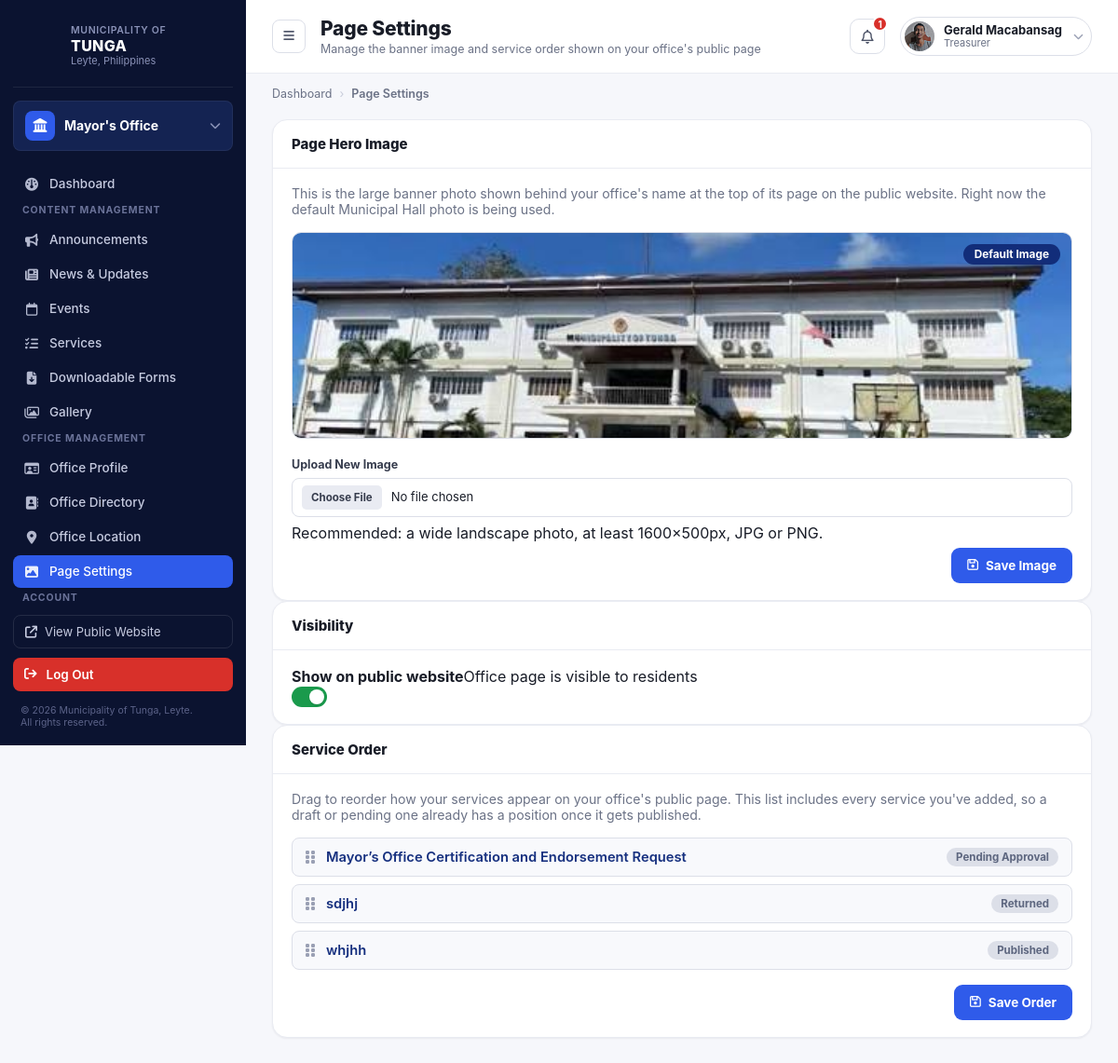
The app's page /office-dashboard/office-page-settings (signed in), older data.
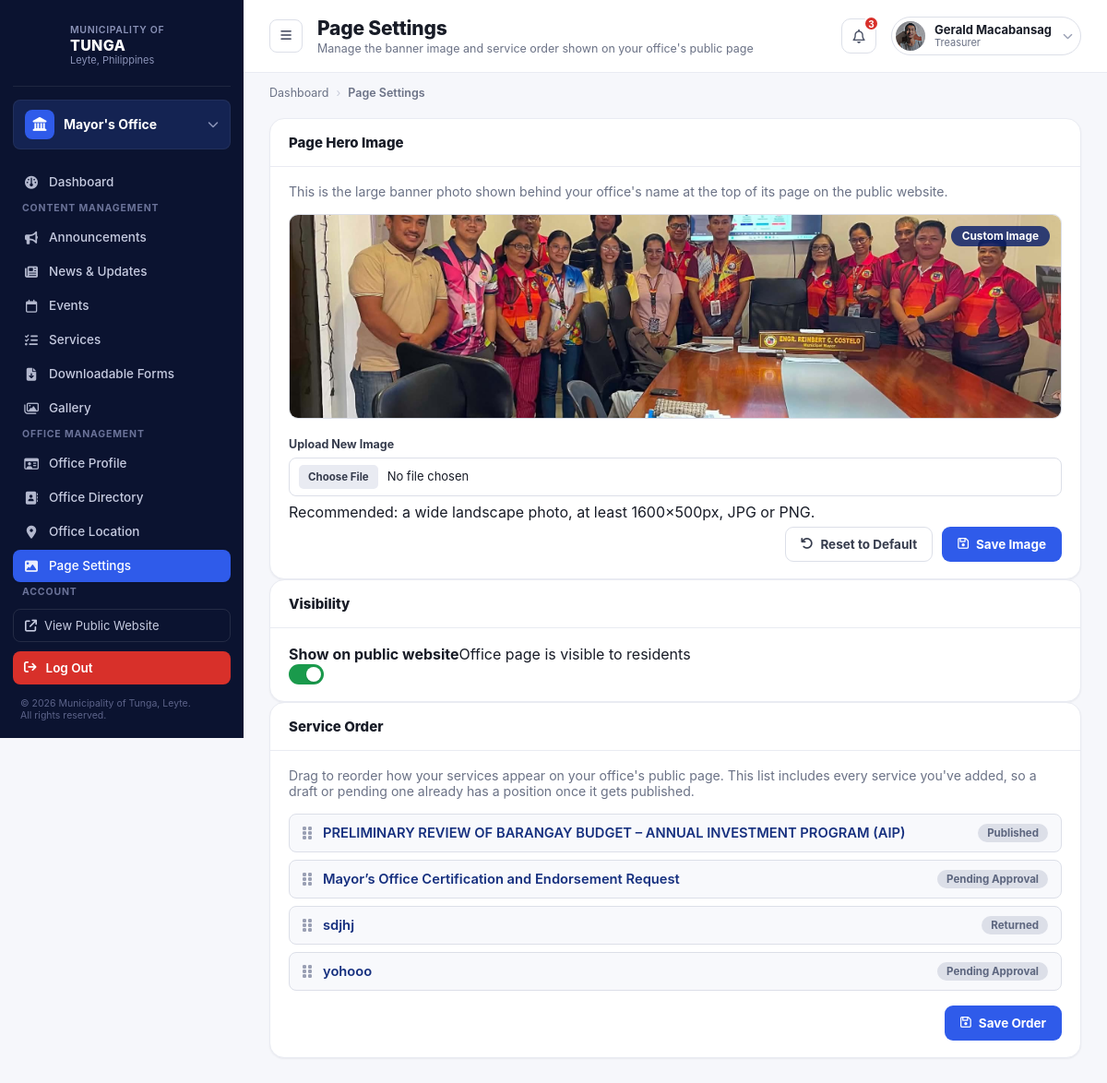
The same page, newer data.
### office_dashboard/models.py (models this page shows, shortened)
class OfficeRepresentative(models.Model):
    user = models.OneToOneField(User, on_delete=models.CASCADE, related_name="office_rep")
    office = models.OneToOneField(Office, on_delete=models.CASCADE, related_name="representative")
    position = models.CharField(max_length=100, blank=True)
    mobile_number = models.CharField(max_length=20, blank=True)
    photo = models.ImageField(upload_to="rep_photos/", blank=True, null=True)   # ADD THIS LINE
    @property
    def unread_notifications_count(self):
        return self.notifications.filter(is_read=False).count()
    @property
    def recent_notifications(self):
        return self.notifications.order_by('-created_at')[:5]

class Service(models.Model):
    STATUS_CHOICES = [
        ("pending", "Pending Approval"),
        ("published", "Published"),
        ("reject", "Reject"),
        ("returned", "Returned"),
        ("archive", "Archived"),
    ]
    CATEGORY_CHOICES = [
        ("permits", "Permits & Licensing"),
        ("certificates", "Certificates & Documents"),
        ("registration", "Registration"),
        ("assistance", "Public Assistance"),
        ("complaints", "Complaints & Inquiries"),
        ("appointments", "Appointments"),
        ("financial", "Financial Services"),
        ("other", "Other"),
    ]
    ICON_CHOICES = [
        ("fa-solid fa-file-signature", "Document / Signature"),
        ("fa-solid fa-id-card", "ID Card"),
        ("fa-solid fa-hands-holding-circle", "Public Assistance"),
        ("fa-solid fa-comments", "Complaints / Inquiries"),
        ("fa-solid fa-star", "Special Requests"),
        ("fa-solid fa-bullhorn", "Proclamations / Announcements"),
        ("fa-regular fa-calendar-check", "Appointments"),
        ("fa-solid fa-briefcase", "Business / Permits"),
        ("fa-solid fa-house", "Housing / Residency"),
        ("fa-solid fa-heart-pulse", "Health Services"),
        ("fa-solid fa-graduation-cap", "Education / Scholarship"),
        ("fa-solid fa-tree", "Environment / Agriculture"),
        ("fa-solid fa-shield-halved", "Peace & Order"),
        ("fa-solid fa-money-check-dollar", "Financial / Treasury"),
        ("fa-solid fa-gavel", "Legal Services"),
    ]
    SERVICE_SCOPE_CHOICES = [
        ("internal", "Internal"),
        ("external", "External"),
    ]
    office = models.ForeignKey(Office, on_delete=models.CASCADE, related_name="services")
    name = models.CharField(max_length=150)
    description = models.TextField(blank=True)
    category = models.CharField(max_length=20, choices=CATEGORY_CHOICES, default="other")
    icon = models.CharField(max_length=60, choices=ICON_CHOICES, default="fa-solid fa-file-signature")
    status = models.CharField(max_length=20, choices=STATUS_CHOICES, default="pending")
    order = models.PositiveIntegerField(
        default=0,
        help_text="Display order on the office's public page. Lower numbers show first.",
    )
    admin_note = models.TextField(blank=True)
    reminders = models.TextField(blank=True)  # one reminder per line
    availability = models.CharField(max_length=150, blank=True)  # e.g. "Monday - Friday, 8:00 AM - 5:00 PM"
    processing_time = models.CharField(max_length=100, blank=True)  # e.g. "3-5 business days"
    division = models.CharField(max_length=150, blank=True)  # office or division that handles this service
    classification = models.CharField(max_length=50, blank=True)  # e.g. "Simple" or "Complex"
    transaction_type = models.CharField(max_length=50, blank=True)  # comma-separated: G2G, G2B, G2C
    who_may_avail = models.CharField(max_length=255, blank=True)
    service_scope = models.CharField(max_length=10, choices=SERVICE_SCOPE_CHOICES, blank=True)  # "internal", "external", or blank for none
    legal_basis = models.TextField(blank=True)  # Legal Basis (if applicable)
    schedule_of_service = models.CharField(max_length=255, blank=True)  # Schedule of Service (if applicable)
    published_at = models.DateTimeField(auto_now_add=True)
    TRANSACTION_TYPE_LABELS = {
        "G2G": "G2G – Government to Government",
        "G2B": "G2B – Government to Business",
        "G2C": "G2C – Government to Citizen",
    }
    class Meta:
        ordering = ["name"]

### offices/models.py (models this page shows, shortened)
class Office(models.Model):
    name = models.CharField(max_length=100)
    slug = models.SlugField(unique=True, max_length=150)
    logo = models.ImageField(upload_to="office_logos/", blank=True, null=True)
    about = models.TextField(blank=True)
    description = models.TextField(blank=True)
    head_name = models.CharField(max_length=255, blank=True)
    position_title = models.CharField(max_length=255, blank=True)
    office_hours = models.CharField(max_length=255, blank=True)
    location = models.CharField(max_length=255, blank=True)
    email = models.EmailField(blank=True)
    telephone = models.CharField(max_length=100, blank=True)
    service_pledge = models.TextField(blank=True)
    mandate = models.TextField(blank=True)
    vision = models.TextField(blank=True)
    mission = models.TextField(blank=True)
    goal = models.TextField(blank=True)
    objective = models.TextField(blank=True)
    hero_image = models.ImageField(
        upload_to="office_hero/",
        blank=True,
        null=True,
        help_text="Banner image shown at the top of this office's public page. Defaults to the standard municipal hall photo when empty.",
    )
    is_visible = models.BooleanField(
        default=True,
        help_text="Uncheck to hide this office from the public Offices page."
    )

### office_dashboard/views.py (the view, shortened to what this page needs)
# urls.py: path('office-page-settings', views.office_page_settings, name='page_settings'),
@office_rep_required
def office_page_settings(request, rep):
    office = rep.office
    services = list(
        Service.objects.filter(office=office).order_by('order', 'name', 'id')
    )
    return render(request, "office_dashboard/office-settings.html", {
        "rep": rep,
        "office": office,
        "services": services,
    })

### admin_dashboard/context_processors.py (called while the page is built)
def site_contact_info(request):
    return {"site_contact": SiteContactInfo.get_solo()}

def is_super_admin(request):
    if not request.user.is_authenticated:
        return {"is_super_admin": False}
    return {"is_super_admin": SuperAdmin.objects.filter(user=request.user).exists()}

def ticker_announcements(request):
    from office_dashboard.models import Announcement
    announcements = list(
        Announcement.objects.filter(status='published').order_by('-date_posted', '-created_at')[:5]
    )
    return {"ticker_announcements": announcements}

### admin_dashboard/models.py (called while the page is built)
    @classmethod
    def get_solo(cls):
        obj, _ = cls.objects.get_or_create(pk=1, defaults={
            'phone': '(053) 456 789',
            'phone_local': 'Local 100',
            'email': 'tunga@gmail.com',
            'email_secondary': 'info@tunga.gov.ph',
            'address': '2nd Floor, Municipal Hall, Tunga, Leyte',
            'facebook_name': 'Municipality of Tunga - Official',
            'office_hours': 'Monday – Friday, 8:00 AM – 5:00 PM',
        })
        return obj

### templates/office_dashboard/office-settings.html (shortened to what the changed rows need)
{% extends "representative_dashboard_base.html" %}
{% load static %}
{% block body_page %}page-settings{% endblock %}
{% block content %}
  <div class="main">
    <header class="topbar">
      <div class="topbar-left">
        <div class="page-heading">
          <h1>Page Settings</h1>
        </div>
      </div>
      <div class="topbar-right">
        <button class="icon-button" id="notifBellBtn" type="button" aria-haspopup="true" aria-expanded="false"><i class="fa-regular fa-bell"></i>{% if rep.unread_notifications_count > 0 %}<span class="dot">{{ rep.unread_notifications_count }}</span>{% endif %}</button>
        <div class="user-chip">
          <img src="{% if rep.photo %}{{ rep.photo.url }}{% else %}{% static 'images/icon/profile_logo.jpeg' %}{% endif %}" alt="">
          <div class="who"><div class="name">{{ rep.user.get_full_name|default:rep.user.username }}</div><div class="role">{{ rep.position|default:"Office Representative" }}</div></div>
          <i class="fa-solid fa-chevron-down chev"></i>
        </div>
      </div>
    </header>
    <main class="content">
      <section class="panel">
        <div class="panel-header">
          <h2>Page Hero Image</h2>
        </div>
        <div class="panel-body">
          <p style="color:var(--gray-500,#5d667f);font-size:.88rem;margin:0 0 16px;">
            This is the large banner photo shown behind your office's name at the top of its page on the public website.
            {% if not office.hero_image %}Right now the default Municipal Hall photo is being used.{% endif %}
          </p>
          <div class="hero-preview">
            {% if office.hero_image %}
              <img id="hero-preview-img" src="{{ office.hero_image.url }}" alt="Current page hero image">
            {% else %}
              <img id="hero-preview-img" src="{% static 'images/lgu_bldg.jpeg' %}" alt="Default page hero image">
            {% endif %}
            <span class="hero-preview__badge" id="hero-preview-badge">{% if office.hero_image %}Custom Image{% else %}Default Image{% endif %}</span>
          </div>
          <form method="post" enctype="multipart/form-data" style="margin-top:20px;">
            <div class="form-group">
            </div>
            <div style="display:flex;gap:10px;justify-content:flex-end;margin-top:6px;">
              {% if office.hero_image %}
              <button type="submit" name="action" value="reset" class="btn btn-secondary"><i class="fa-solid fa-arrow-rotate-left"></i> Reset to Default</button>
              {% endif %}
              <button type="submit" class="btn btn-primary"><i class="fa-regular fa-floppy-disk"></i> Save Image</button>
            </div>
          </form>
        </div>
      </section>
      <section class="panel">
        <div class="panel-header">
          <h2>Visibility</h2>
        </div>
      </section>
      <section class="panel">
        <div class="panel-header">
          <h2>Service Order</h2>
        </div>
        <div class="panel-body">
          {% if services %}
          <ul class="service-order-list" id="service-order-list">
            {% for s in services %}
            <li class="service-order-item" draggable="true" data-service-id="{{ s.pk }}">
              <i class="fa-solid fa-grip-vertical service-order-item__grip"></i>
              <span class="service-order-item__name">{{ s.name }}</span>
              <span class="service-order-item__status">{{ s.get_status_display }}</span>
            </li>
            {% endfor %}
          </ul>
          {% else %}
          <p style="color:var(--gray-500,#5d667f);font-size:.88rem;">You haven't added any services yet.</p>
          {% endif %}
        </div>
      </section>
    </main>
  </div>
</div>
{% endblock %}

### templates/representative_dashboard_base.html (shortened to what the changed rows need)
<!DOCTYPE html>
{% load static %}
<html lang="en">
<head>
<link rel="stylesheet" href="{% static 'css/office_rep_style.css' %}">
<link rel="stylesheet" href="https://cdnjs.cloudflare.com/ajax/libs/font-awesome/6.5.1/css/all.min.css">
</head>
<body data-page="{% block body_page %}dashboard{% endblock %}">
<div class="app-shell">
  <aside class="sidebar" id="sidebar">
    <div class="office-switcher">
      <span class="icon"><i class="fa-solid fa-landmark"></i></span>
      <span class="label">{{ rep.office.name }}</span>
      <i class="fa-solid fa-chevron-down chev"></i>
    </div>
      {% url 'office_dashboard:dashboard' as dashboard_url %}
      {% url 'office_dashboard:rep_announce' as announce_url %}
      {% url 'office_dashboard:news_update' as news_url %}
      {% url 'office_dashboard:event' as event_url %}
      {% url 'office_dashboard:services' as services_url %}
      {% url 'office_dashboard:downloadable_form' as forms_url %}
      {% url 'office_dashboard:gallery' as gallery_url %}
      {% url 'office_dashboard:profile' as profile_url %}
      {% url 'office_dashboard:directory' as directory_url %}
      {% url 'office_dashboard:location' as location_url %}
      {% url 'office_dashboard:page_settings' as page_settings_url %}
      {% url 'office_dashboard:account' as account_url %}
      {% url 'office_dashboard:change_pass' as changepass_url %}
      {% url 'office_dashboard:notification' as notif_url %}
      {% url 'office_dashboard:log' as log_url %}
  </aside>
    {% block content %}
    {% endblock %}
</body>
</html>

Row changes from the older to the newer data that the page shows:
removed Service: name "whjhh", status "Published"
computed for OfficeRepresentative "Treasurer": unread_notifications_count "1" → "3"
now on this page (row edited): Office: hero_image (picture)
added Service: name "PRELIMINARY REVIEW OF BARANGAY BUDGET – ANNUAL INVESTMENT PROGRAM (AIP)", status "Published"
added Service: name "yohooo", status "Pending Approval"
Text that changed along with them:
text no longer shown: "Right now the default Municipal Hall photo is being used. Default Image"
text now shown: "Custom Image Reset to Default"
